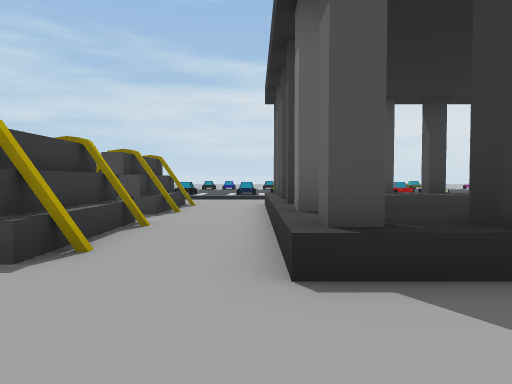
view 1 (above)

12 first-person views from a walk through a Unity game level. The camera is 1.4 m above the floor, tilts 2° down and sees 70° across. The floor is counted in squares, 2 m on a side. Each view is taken from the middle of a square. On the plan, view 1 faces up. The plan holds only what a view shows up to about 11 squares ahead; the rest is blank. The place goes on beyond the plan. Surface patterns are stand-ins for the level's own textures.

view 2
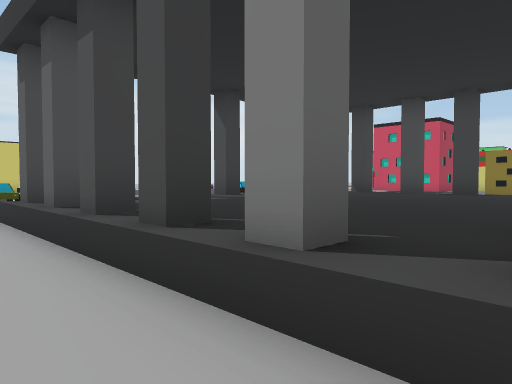

view 3
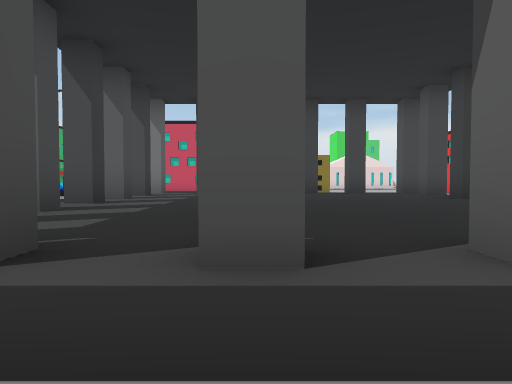

view 4
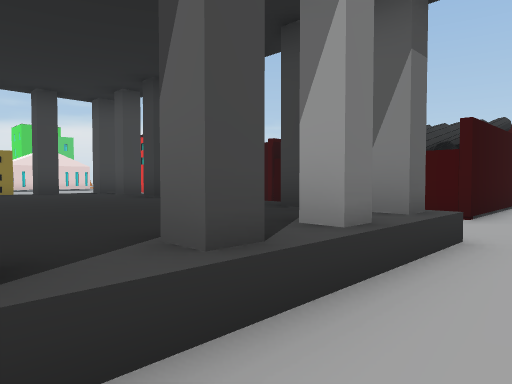

view 5
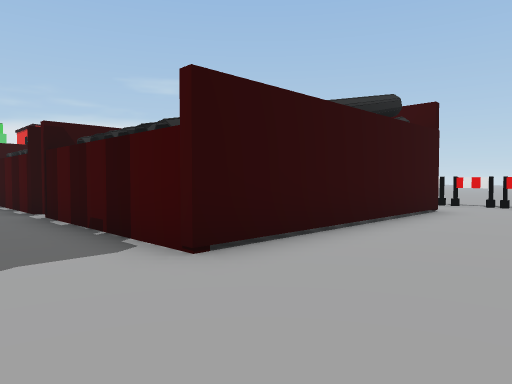

view 6
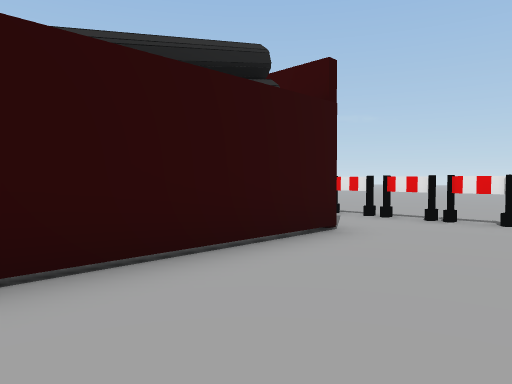

view 7
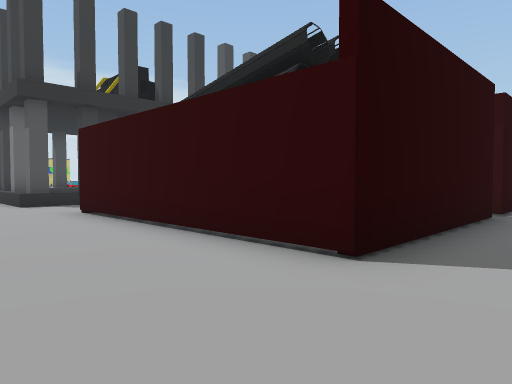

view 8
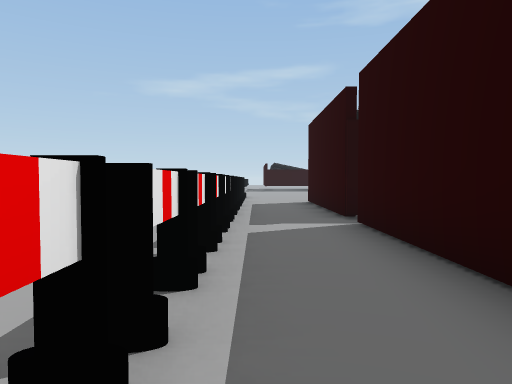

view 9
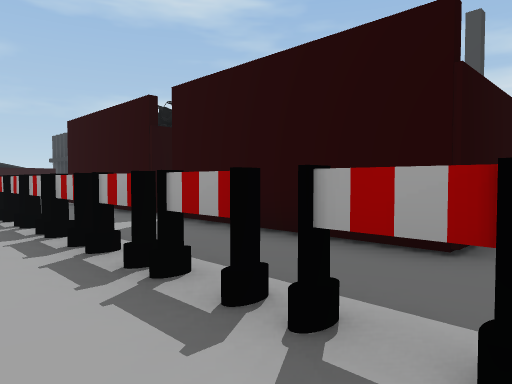

view 10
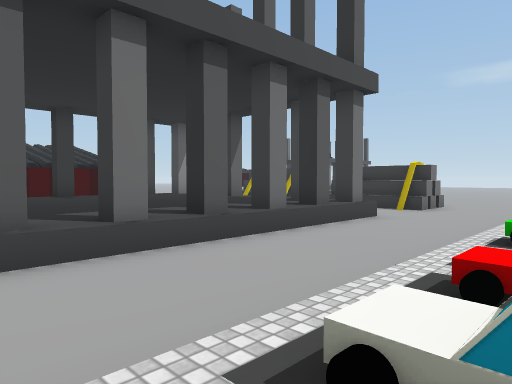

view 11
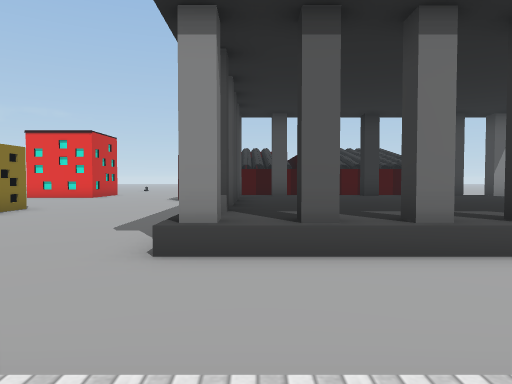

view 12
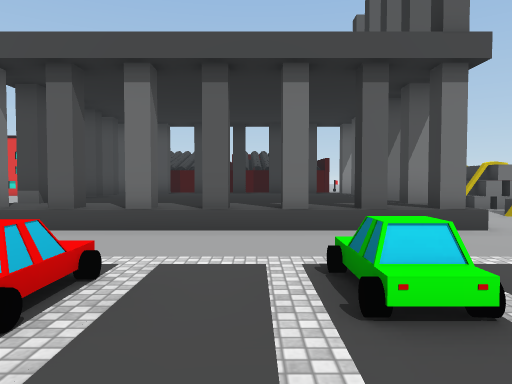

### Floor plan
Key: @ floor where view 1 was taken; # wall or solid block; . main floor; : floor 0.25 m higher than the main floor; / step, stairs or slope; = window, fence, low wall or low ledge; ^ raised ledge.
Columns run from 2 left of view 1 to 15 right of it. Each row starts with its distance up from view 1.
 16       :
 15      :::
 14    =:=::==:
 13    ///::::::
 12 .............
 11 .............
 10 ^..^#^^^#^^#..
  9 #..^^^^^^^^^...
  8 #..^^^^^^^^^...
  7 ...#^^^^^^^#....
  6 #..^^^^^^^^^.....
  5 #..^^^^^^^^^.....#
  4 #..^^^^^^^^^.....#
  3 ^..^#^^^#^^^ ....
  2 .....
  1 .........
  0 ..@#####.###
 -1 ...#     #
 -2 ...#
 -3 ...#
 -4 ...#
 -5 ...#
 -6 ...#####.#####
 -7 ..............
 -8 ...............
 -9  ....# .....##.
-10   ....     ....

Positions as (right, up) in squares from view 1, and headings:
1: (0, 0), facing up
2: (-1, 3), facing up-right
3: (-1, 7), facing right
4: (-1, 7), facing down-right
5: (-2, 2), facing down-right
6: (-2, -2), facing down-right
7: (-2, -8), facing up-right
8: (12, -8), facing left
9: (12, -10), facing up-left
10: (8, 14), facing down-left
11: (8, 14), facing down
12: (4, 16), facing down
